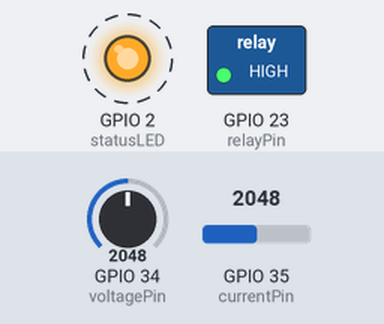
This sketch was run on a simulated ESP32. On the bench: switched loads named in the sketch (green lamp = pin HIGH), output pins drawn as LEDs (lit = HIGH). Dashed ring = blinking. Inputs (shaded band) come from the test bench; at power-on: GPIO 34 (voltagePin) = 2048, GPIO 35 (currentPin) = 2048. What the sketch prints to the serial monitor is not drawn.

Above: at 0.5 s.
Timing chart, 0 to 4.6 s (numbered marks = the images above):
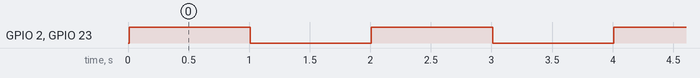

The sketch:

telemetry_demo.ino
```cpp
// ESP32 Telemetry Demo for RC Car
// Measures battery voltage and motor current

#include <Arduino.h>

// Pin definitions
const int voltagePin = 34;  // ADC pin for battery voltage monitoring
const int currentPin = 35;  // ADC pin for current sensing
const int relayPin = 23;    // Controls the relay module
const int statusLED = 2;    // Built-in LED for status indication

// Calibration values (adjust based on your voltage divider and shunt resistor)
const float voltageDividerRatio = 2.0;  // Adjust based on your voltage divider circuit
const float shuntResistorValue = 0.1;   // Ohms - adjust based on your shunt resistor
const float adcReferenceVoltage = 3.3;  // ESP32 ADC reference voltage
const int adcMaxValue = 4095;           // ESP32 12-bit ADC max value

// Variables for measurements
float batteryVoltage = 0.0;
float motorCurrent = 0.0;

void setup() {
  // Initialize serial communication
  Serial.begin(115200);

  // Configure pins
  pinMode(relayPin, OUTPUT);
  pinMode(statusLED, OUTPUT);
  pinMode(voltagePin, INPUT);
  pinMode(currentPin, INPUT);

  // Initialize outputs
  digitalWrite(relayPin, LOW);
  digitalWrite(statusLED, LOW);

  // Print startup message
  Serial.println("ESP32 Telemetry Demo Started");
  Serial.println("Measuring battery voltage and motor current");
  Serial.println("------------------------------------------");
}

void loop() {
  // Read raw ADC values
  int voltageRaw = analogRead(voltagePin);
  int currentRaw = analogRead(currentPin);

  // Convert raw ADC values to voltage and current
  // For voltage: Apply voltage divider ratio and convert ADC reading
  batteryVoltage = (voltageRaw * adcReferenceVoltage / adcMaxValue) * voltageDividerRatio;

  // For current: Convert ADC reading to voltage across shunt, then apply Ohm's law
  float shuntVoltage = currentRaw * adcReferenceVoltage / adcMaxValue;
  motorCurrent = shuntVoltage / shuntResistorValue;

  // Print telemetry data
  Serial.print("Battery Voltage: ");
  Serial.print(batteryVoltage, 2);
  Serial.print(" V\t");

  Serial.print("Motor Current: ");
  Serial.print(motorCurrent, 3);
  Serial.println(" A");

  // Toggle motor/LED every 2 seconds for demonstration
  digitalWrite(relayPin, HIGH);
  digitalWrite(statusLED, HIGH);
  delay(1000);

  digitalWrite(relayPin, LOW);
  digitalWrite(statusLED, LOW);
  delay(1000);
}
```

Measured:
- by itself, GPIO 2 (statusLED), GPIO 23 (relayPin): alternates HIGH for 1.0 s and LOW for 1.0 s
